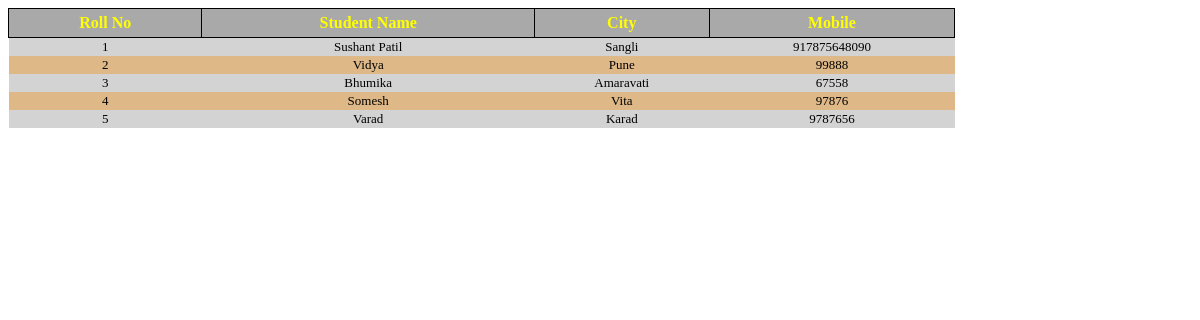
Page /student on the committed database.
### home/models.py (models this page shows)
class Student(models.Model):
    name = models.CharField(max_length=50)
    roll = models.IntegerField(auto_created=True, primary_key=True)
    city = models.CharField(max_length=50)
    marks = models.IntegerField()
    pass_year = models.IntegerField()
    mobile = models.IntegerField()
    email = models.CharField(max_length=50)

### home/views.py (the view)
# urls.py: path("student", views.student),
def student(request):
    st = Student.objects.all()
    for s in st:
        print(s.roll, s.name, s.city)
    for s in st:
        if (s.roll != 2):
            print(s.name)
    return render(request=request, template_name="student.html", context={'stud': st})

### home/templates/student.html (shortened to what this page needs)
<!DOCTYPE html>
<html lang="en">
  <head>
    <link rel="stylesheet" href="static/home/css/student.css" />
  </head>
  <body>
    <table>
      <tr>
        <th>Roll No</th>
        <th>Student Name</th>
        <th>City</th>
        <th>Mobile</th>
      </tr>
      {% for s in stud %}
      <tr>
        <td>{{ s.roll }}</td>
        <td>{{ s.name }}</td>
        <td>{{ s.city }}</td>
        <td>{{ s.mobile }}</td>
      </tr>
      {% endfor %}
    </table>
  </body>
</html>

### static/home/css/student.css (style rules this page uses)
th { text-align: center; background-color: darkgrey; color: yellow; font-size: medium; padding: 5px; border: 1px solid black; margin: 0px; }
table { border-collapse: collapse; width: 80%; margin: 0px; }
tr:nth-child(even) { text-align: center; background-color: lightgrey; color: black; font-size: small; padding: 5px; margin: 0px; }
tr:nth-child(odd) { text-align: center; background-color: burlywood; color: black; font-size: small; padding: 5px; margin: 0px; }

### rows in the picture
Student: roll "1", name "Sushant Patil", city "Sangli", mobile "917875648090"
Student: roll "2", name "Vidya", city "Pune", mobile "99888"
Student: roll "3", name "Bhumika", city "Amaravati", mobile "67558"
Student: roll "4", name "Somesh", city "Vita", mobile "97876"
Student: roll "5", name "Varad", city "Karad", mobile "9787656"
